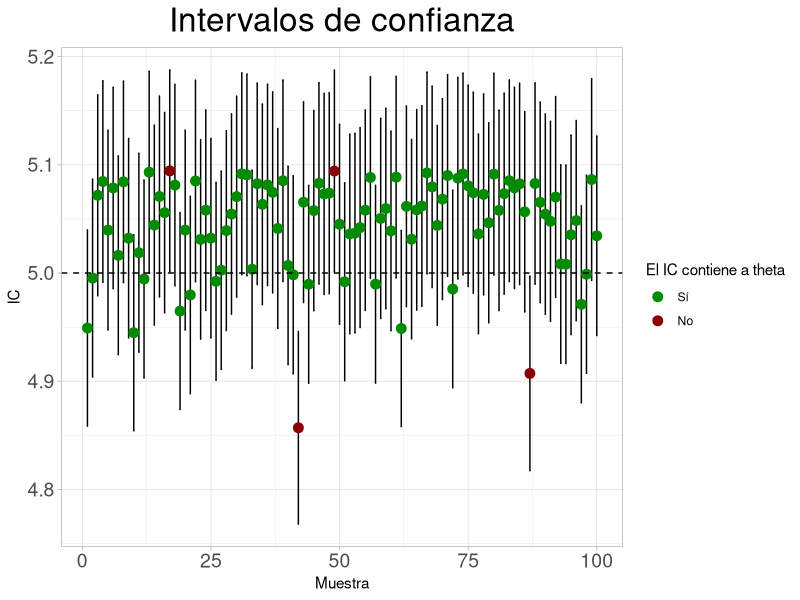

This figure's R source:
library(ggplot2)
set.seed(1)

#Función de distribución inversa
distribucion_inversa <- function(u, theta) {
  return(theta * sqrt(u))
}

#valor del parámetro dado por enunciado
valor_theta <- 5

# Función para generar una muestra aleatoria
simular_muestra <- function(n) {
  muestra <- runif(n)
  muestra_simulada <- distribucion_inversa(muestra, valor_theta)
  return(muestra_simulada)
}

muestra1 <- simular_muestra(10)
muestra2 <- simular_muestra(50)
muestra3 <- simular_muestra(100)

# Función para crear intervalos de confianza
#   de nivel 1-alpha
generar_IC <- function(muestra, alpha, n){
  maximo <- max(muestra)
  q2 <- (alpha/2)^(1/(2*n))
  q1 <- ((alpha/2) + 0.95)^(1/(2*n))
  A <- maximo/q1
  B <- maximo/q2
  return(c(A,B))
}

IC1 <- generar_IC(muestra1, 0.05, 10)
IC2 <- generar_IC(muestra2, 0.05, 50)
IC3 <- generar_IC(muestra3, 0.05, 100)

# Repliquemos el experimento (con un mismo alpha) muchas veces y grafiquemos los intervalos
# Generamos una tabla que tenga la iteración (i), la cota inferior (A) y la superior (B)
Nrep <- 100
alpha <- 0.05
data <- data.frame("i"=integer(), "A"=double(), "B"=double())
for(i in 1:Nrep){
  muestra <- simular_muestra(50)
  ic = generar_IC(muestra, alpha, 50)
  data[i, ] <- c(i, ic[1], ic[2])
}
data

# Función para graficar los resultados de la tabla [i;A;B]
# Theta es el valor original del parámetro al cual queremos encontrarle un IC
# En el caso de la normal será theta = mu = 11
ic_plot <- function(data_plot, theta){
  options(repr.plot.width=16, repr.plot.height=8)
  ggplot(data_plot, aes(x=i, y=(A+B)/2), color=as.factor(ContainsTheta)) +
    geom_errorbar(aes(ymin=A, ymax=B), width=0.25) +
    geom_point(aes(color= A<=theta & theta<=B), size=3)+
    geom_hline(yintercept=theta, linetype="dashed")+
    
    ggtitle("Intervalos de confianza") +
    theme_light() +
    scale_colour_manual(values = c("TRUE" = "green4", "FALSE" = "red4"),
                        labels = c("Sí", "No"), breaks = c("TRUE", "FALSE")) + 
    theme(plot.title=element_text(hjust=0.5, size=24),
          axis.text.y=element_text(size=14),
          axis.text.x=element_text(size=14)) +
    guides(color=guide_legend("El IC contiene a theta"))+
    xlab("Muestra") + ylab("IC")
}

# Grafiquemos los resultados
ic_plot(data, valor_theta)

# Calcular proporción de IC que contiene al parámetro usando mean
proporcion_contiene_theta <- mean(data$A <= valor_theta & valor_theta <= data$B)
